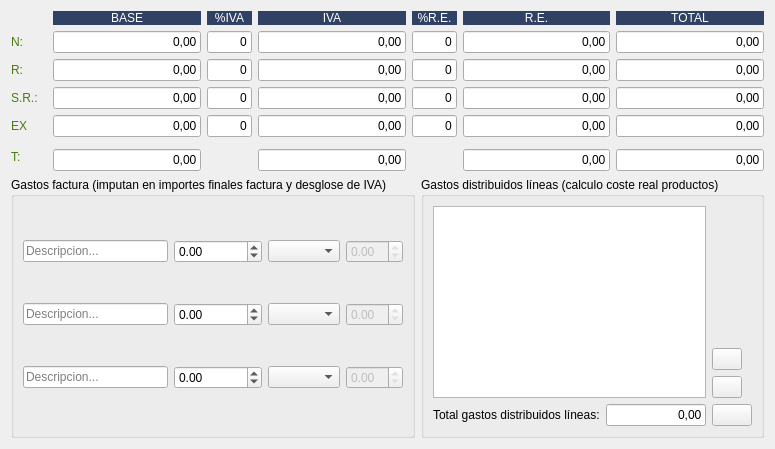
         <widget class="QWidget" name="tab_7">
          <attribute name="title">
           <string>Desglose</string>
          </attribute>
          <layout class="QGridLayout" name="gridLayout_10">
           <item row="1" column="0">
            <widget class="QGroupBox" name="groupBox">
             <property name="title">
              <string>Gastos factura (imputan en importes finales factura y desglose de IVA)</string>
             </property>
             <layout class="QGridLayout" name="gridLayout_4">
              <item row="2" column="0">
               <widget class="QLineEdit" name="txtGastoDist3">
                <property name="enabled">
                 <bool>true</bool>
                </property>
                <property name="placeholderText">
                 <string>Descripcion...</string>
                </property>
               </widget>
              </item>
              <item row="2" column="3">
               <widget class="QDoubleSpinBox" name="spiniva_gasto3">
                <property name="enabled">
                 <bool>false</bool>
                </property>
                <property name="readOnly">
                 <bool>true</bool>
                </property>
               </widget>
              </item>
              <item row="0" column="3">
               <widget class="QDoubleSpinBox" name="spiniva_gasto1">
                <property name="enabled">
                 <bool>false</bool>
                </property>
                <property name="readOnly">
                 <bool>true</bool>
                </property>
               </widget>
              </item>
              <item row="1" column="1">
               <widget class="QDoubleSpinBox" name="SpinGastoDist2">
                <property name="minimum">
                 <double>-999999999.000000000000000</double>
                </property>
                <property name="maximum">
                 <double>999999999.990000009536743</double>
                </property>
               </widget>
              </item>
              <item row="2" column="2">
               <widget class="QComboBox" name="cboporc_iva_gasto3"/>
              </item>
              <item row="0" column="2">
               <widget class="QComboBox" name="cboporc_iva_gasto1"/>
              </item>
              <item row="1" column="2">
               <widget class="QComboBox" name="cboporc_iva_gasto2"/>
              </item>
              <item row="0" column="0">
               <widget class="QLineEdit" name="txtGastoDist1">
                <property name="enabled">
                 <bool>true</bool>
                </property>
                <property name="placeholderText">
                 <string>Descripcion...</string>
                </property>
               </widget>
              </item>
              <item row="0" column="1">
               <widget class="QDoubleSpinBox" name="SpinGastoDist1">
                <property name="minimum">
                 <double>-999999999.000000000000000</double>
                </property>
                <property name="maximum">
                 <double>999999999.990000009536743</double>
                </property>
               </widget>
              </item>
              <item row="2" column="1">
               <widget class="QDoubleSpinBox" name="SpinGastoDist3">
                <property name="minimum">
                 <double>-999999999.000000000000000</double>
                </property>
                <property name="maximum">
                 <double>999999999.990000009536743</double>
                </property>
               </widget>
              </item>
              <item row="1" column="0">
               <widget class="QLineEdit" name="txtGastoDist2">
                <property name="enabled">
                 <bool>true</bool>
                </property>
                <property name="placeholderText">
                 <string>Descripcion...</string>
                </property>
               </widget>
              </item>
              <item row="1" column="3">
               <widget class="QDoubleSpinBox" name="spiniva_gasto2">
                <property name="enabled">
                 <bool>false</bool>
                </property>
                <property name="readOnly">
                 <bool>true</bool>
                </property>
               </widget>
              </item>
             </layout>
            </widget>
           </item>
           <item row="1" column="1">
            <widget class="QGroupBox" name="groupBox_7">
             <property name="title">
              <string>Gastos distribuidos líneas (calculo coste real productos)</string>
             </property>
             <layout class="QGridLayout" name="gridLayout_13">
              <item row="2" column="2">
               <widget class="QPushButton" name="btnBorrarCostes">
                <property name="maximumSize">
                 <size>
                  <width>30</width>
                  <height>16777215</height>
                 </size>
                </property>
                <property name="text">
                 <string/>
                </property>
                <property name="icon">
                 <iconset resource="../maya.qrc">
                  <normaloff>:/Icons/PNG/borrar.png</normaloff>:/Icons/PNG/borrar.png</iconset>
                </property>
               </widget>
              </item>
              <item row="1" column="2">
               <widget class="QPushButton" name="btnAnadir_costes">
                <property name="maximumSize">
                 <size>
                  <width>30</width>
                  <height>16777215</height>
                 </size>
                </property>
                <property name="text">
                 <string/>
                </property>
                <property name="icon">
                 <iconset resource="../maya.qrc">
                  <normaloff>:/Icons/PNG/add.png</normaloff>:/Icons/PNG/add.png</iconset>
                </property>
               </widget>
              </item>
              <item row="0" column="0" rowspan="3" colspan="2">
               <widget class="QTableView" name="tablagastos">
                <property name="alternatingRowColors">
                 <bool>true</bool>
                </property>
                <property name="selectionMode">
                 <enum>QAbstractItemView::SingleSelection</enum>
                </property>
                <property name="selectionBehavior">
                 <enum>QAbstractItemView::SelectRows</enum>
                </property>
                <attribute name="horizontalHeaderStretchLastSection">
                 <bool>true</bool>
                </attribute>
                <attribute name="verticalHeaderVisible">
                 <bool>false</bool>
                </attribute>
               </widget>
              </item>
              <item row="3" column="0">
               <widget class="QLabel" name="label_17">
                <property name="text">
                 <string>Total gastos distribuidos líneas:</string>
                </property>
               </widget>
              </item>
              <item row="3" column="1">
               <widget class="QLineEdit" name="txtTotal_gastos_linea">
                <property name="maximumSize">
                 <size>
                  <width>100</width>
                  <height>16777215</height>
                 </size>
                </property>
                <property name="text">
                 <string>0,00</string>
                </property>
                <property name="alignment">
                 <set>Qt::AlignRight|Qt::AlignTrailing|Qt::AlignVCenter</set>
                </property>
               </widget>
              </item>
              <item row="3" column="2">
               <widget class="QPushButton" name="btnRefrescar_">
                <property name="toolTip">
                 <string>Aplicar a líneas</string>
                </property>
                <property name="text">
                 <string/>
                </property>
                <property name="icon">
                 <iconset resource="../maya.qrc">
                  <normaloff>:/Icons/PNG/refrescar.png</normaloff>:/Icons/PNG/refrescar.png</iconset>
                </property>
               </widget>
              </item>
             </layout>
            </widget>
           </item>
           <item row="0" column="0" colspan="2">
            <layout class="QGridLayout" name="gridLayout_3">
             <item row="4" column="3">
              <widget class="QLineEdit" name="txtiva4">
               <property name="enabled">
                <bool>true</bool>
               </property>
               <property name="text">
                <string>0,00</string>
               </property>
               <property name="alignment">
                <set>Qt::AlignRight|Qt::AlignTrailing|Qt::AlignVCenter</set>
               </property>
               <property name="readOnly">
                <bool>true</bool>
               </property>
              </widget>
             </item>
             <item row="3" column="6">
              <widget class="QLineEdit" name="txttotal3">
               <property name="enabled">
                <bool>true</bool>
               </property>
               <property name="text">
                <string>0,00</string>
               </property>
               <property name="alignment">
                <set>Qt::AlignRight|Qt::AlignTrailing|Qt::AlignVCenter</set>
               </property>
               <property name="readOnly">
                <bool>true</bool>
               </property>
              </widget>
             </item>
             <item row="4" column="5">
              <widget class="QLineEdit" name="txtrec4">
               <property name="enabled">
                <bool>true</bool>
               </property>
               <property name="text">
                <string>0,00</string>
               </property>
               <property name="alignment">
                <set>Qt::AlignRight|Qt::AlignTrailing|Qt::AlignVCenter</set>
               </property>
               <property name="readOnly">
                <bool>true</bool>
               </property>
              </widget>
             </item>
             <item row="4" column="2">
              <widget class="QLineEdit" name="txtporc_iva4">
               <property name="enabled">
                <bool>true</bool>
               </property>
               <property name="maximumSize">
                <size>
                 <width>45</width>
                 <height>16777215</height>
                </size>
               </property>
               <property name="text">
                <string>0</string>
               </property>
               <property name="alignment">
                <set>Qt::AlignRight|Qt::AlignTrailing|Qt::AlignVCenter</set>
               </property>
               <property name="readOnly">
                <bool>true</bool>
               </property>
              </widget>
             </item>
             <item row="1" column="5">
              <widget class="QLineEdit" name="txtrec1">
               <property name="enabled">
                <bool>true</bool>
               </property>
               <property name="text">
                <string>0,00</string>
               </property>
               <property name="alignment">
                <set>Qt::AlignRight|Qt::AlignTrailing|Qt::AlignVCenter</set>
               </property>
               <property name="readOnly">
                <bool>true</bool>
               </property>
              </widget>
             </item>
             <item row="1" column="6">
              <widget class="QLineEdit" name="txttotal1">
               <property name="enabled">
                <bool>true</bool>
               </property>
               <property name="text">
                <string>0,00</string>
               </property>
               <property name="alignment">
                <set>Qt::AlignRight|Qt::AlignTrailing|Qt::AlignVCenter</set>
               </property>
               <property name="readOnly">
                <bool>true</bool>
               </property>
              </widget>
             </item>
             <item row="2" column="2">
              <widget class="QLineEdit" name="txtporc_iva2">
               <property name="enabled">
                <bool>true</bool>
               </property>
               <property name="maximumSize">
                <size>
                 <width>45</width>
                 <height>16777215</height>
                </size>
               </property>
               <property name="text">
                <string>0</string>
               </property>
               <property name="alignment">
                <set>Qt::AlignRight|Qt::AlignTrailing|Qt::AlignVCenter</set>
               </property>
               <property name="readOnly">
                <bool>true</bool>
               </property>
              </widget>
             </item>
             <item row="3" column="3">
              <widget class="QLineEdit" name="txtiva3">
               <property name="enabled">
                <bool>true</bool>
               </property>
               <property name="text">
                <string>0,00</string>
               </property>
               <property name="alignment">
                <set>Qt::AlignRight|Qt::AlignTrailing|Qt::AlignVCenter</set>
               </property>
               <property name="readOnly">
                <bool>true</bool>
               </property>
              </widget>
             </item>
             <item row="2" column="0">
              <widget class="QLabel" name="label_25">
               <property name="maximumSize">
                <size>
                 <width>17</width>
                 <height>16777215</height>
                </size>
               </property>
               <property name="styleSheet">
                <string notr="true">color: rgb(72, 124, 19);</string>
               </property>
               <property name="text">
                <string>R:</string>
               </property>
              </widget>
             </item>
             <item row="3" column="4">
              <widget class="QLineEdit" name="txtporc_rec3">
               <property name="enabled">
                <bool>true</bool>
               </property>
               <property name="maximumSize">
                <size>
                 <width>45</width>
                 <height>16777215</height>
                </size>
               </property>
               <property name="text">
                <string>0</string>
               </property>
               <property name="alignment">
                <set>Qt::AlignRight|Qt::AlignTrailing|Qt::AlignVCenter</set>
               </property>
               <property name="readOnly">
                <bool>true</bool>
               </property>
              </widget>
             </item>
             <item row="1" column="0">
              <widget class="QLabel" name="label_2">
               <property name="maximumSize">
                <size>
                 <width>17</width>
                 <height>16777215</height>
                </size>
               </property>
               <property name="styleSheet">
                <string notr="true">color: rgb(72, 124, 19);</string>
               </property>
               <property name="text">
                <string>N:</string>
               </property>
              </widget>
             </item>
             <item row="0" column="3">
              <widget class="QLabel" name="label_56">
               <property name="styleSheet">
                <string notr="true">background: #304163;
color: rgb(255,255,255);</string>
               </property>
               <property name="text">
                <string>IVA</string>
               </property>
               <property name="alignment">
                <set>Qt::AlignCenter</set>
               </property>
              </widget>
             </item>
             <item row="3" column="5">
              <widget class="QLineEdit" name="txtrec3">
               <property name="enabled">
                <bool>true</bool>
               </property>
               <property name="text">
                <string>0,00</string>
               </property>
               <property name="alignment">
                <set>Qt::AlignRight|Qt::AlignTrailing|Qt::AlignVCenter</set>
               </property>
               <property name="readOnly">
                <bool>true</bool>
               </property>
              </widget>
             </item>
             <item row="4" column="4">
              <widget class="QLineEdit" name="txtporc_rec4">
               <property name="enabled">
                <bool>true</bool>
               </property>
               <property name="maximumSize">
                <size>
                 <width>45</width>
                 <height>16777215</height>
                </size>
               </property>
               <property name="text">
                <string>0</string>
               </property>
               <property name="alignment">
                <set>Qt::AlignRight|Qt::AlignTrailing|Qt::AlignVCenter</set>
               </property>
               <property name="readOnly">
                <bool>true</bool>
               </property>
              </widget>
             </item>
             <item row="6" column="5">
              <widget class="QLineEdit" name="txttotal_recargo_2">
               <property name="enabled">
                <bool>true</bool>
               </property>
               <property name="text">
                <string>0,00</string>
               </property>
               <property name="alignment">
                <set>Qt::AlignRight|Qt::AlignTrailing|Qt::AlignVCenter</set>
               </property>
               <property name="readOnly">
                <bool>true</bool>
               </property>
              </widget>
             </item>
             <item row="1" column="2">
              <widget class="QLineEdit" name="txtporc_iva1">
               <property name="enabled">
                <bool>true</bool>
               </property>
               <property name="maximumSize">
                <size>
                 <width>45</width>
                 <height>16777215</height>
                </size>
               </property>
               <property name="text">
                <string>0</string>
               </property>
               <property name="alignment">
                <set>Qt::AlignRight|Qt::AlignTrailing|Qt::AlignVCenter</set>
               </property>
               <property name="readOnly">
                <bool>true</bool>
               </property>
              </widget>
             </item>
             <item row="0" column="6">
              <widget class="QLabel" name="label_59">
               <property name="styleSheet">
                <string notr="true">background: #304163;
color: rgb(255,255,255);</string>
               </property>
               <property name="text">
                <string>TOTAL</string>
               </property>
               <property name="alignment">
                <set>Qt::AlignCenter</set>
               </property>
              </widget>
             </item>
             <item row="0" column="5">
              <widget class="QLabel" name="label_58">
               <property name="styleSheet">
                <string notr="true">background: #304163;
color: rgb(255,255,255);</string>
               </property>
               <property name="text">
                <string>R.E.</string>
               </property>
               <property name="alignment">
                <set>Qt::AlignCenter</set>
               </property>
              </widget>
             </item>
             <item row="1" column="1">
              <widget class="QLineEdit" name="txtbase1">
               <property name="enabled">
                <bool>true</bool>
               </property>
               <property name="text">
                <string>0,00</string>
               </property>
               <property name="alignment">
                <set>Qt::AlignRight|Qt::AlignTrailing|Qt::AlignVCenter</set>
               </property>
               <property name="readOnly">
                <bool>true</bool>
               </property>
              </widget>
             </item>
             <item row="6" column="6">
              <widget class="QLineEdit" name="txttotal_2">
               <property name="enabled">
                <bool>true</bool>
               </property>
               <property name="text">
                <string>0,00</string>
               </property>
               <property name="alignment">
                <set>Qt::AlignRight|Qt::AlignTrailing|Qt::AlignVCenter</set>
               </property>
               <property name="readOnly">
                <bool>true</bool>
               </property>
              </widget>
             </item>
             <item row="1" column="3">
              <widget class="QLineEdit" name="txtiva1">
               <property name="enabled">
                <bool>true</bool>
               </property>
               <property name="text">
                <string>0,00</string>
               </property>
               <property name="alignment">
                <set>Qt::AlignRight|Qt::AlignTrailing|Qt::AlignVCenter</set>
               </property>
               <property name="readOnly">
                <bool>true</bool>
               </property>
              </widget>
             </item>
             <item row="4" column="0">
              <widget class="QLabel" name="label_27">
               <property name="maximumSize">
                <size>
                 <width>17</width>
                 <height>16777215</height>
                </size>
               </property>
               <property name="styleSheet">
                <string notr="true">color: rgb(72, 124, 19);</string>
               </property>
               <property name="text">
                <string>EX.:</string>
               </property>
              </widget>
             </item>
             <item row="6" column="3">
              <widget class="QLineEdit" name="txttotal_iva_2">
               <property name="enabled">
                <bool>true</bool>
               </property>
               <property name="text">
                <string>0,00</string>
               </property>
               <property name="alignment">
                <set>Qt::AlignRight|Qt::AlignTrailing|Qt::AlignVCenter</set>
               </property>
               <property name="readOnly">
                <bool>true</bool>
               </property>
              </widget>
             </item>
             <item row="2" column="5">
              <widget class="QLineEdit" name="txtrec2">
               <property name="enabled">
                <bool>true</bool>
               </property>
               <property name="text">
                <string>0,00</string>
               </property>
               <property name="alignment">
                <set>Qt::AlignRight|Qt::AlignTrailing|Qt::AlignVCenter</set>
               </property>
               <property name="readOnly">
                <bool>true</bool>
               </property>
              </widget>
             </item>
             <item row="6" column="1">
              <widget class="QLineEdit" name="txtbase_total_2">
               <property name="enabled">
                <bool>true</bool>
               </property>
               <property name="text">
                <string>0,00</string>
               </property>
               <property name="alignment">
                <set>Qt::AlignRight|Qt::AlignTrailing|Qt::AlignVCenter</set>
               </property>
               <property name="readOnly">
                <bool>true</bool>
               </property>
              </widget>
             </item>
             <item row="2" column="6">
              <widget class="QLineEdit" name="txttotal2">
               <property name="enabled">
                <bool>true</bool>
               </property>
               <property name="text">
                <string>0,00</string>
               </property>
               <property name="alignment">
                <set>Qt::AlignRight|Qt::AlignTrailing|Qt::AlignVCenter</set>
               </property>
               <property name="readOnly">
                <bool>true</bool>
               </property>
              </widget>
             </item>
             <item row="5" column="0" rowspan="2">
              <widget class="QLabel" name="label_29">
               <property name="maximumSize">
                <size>
                 <width>17</width>
                 <height>16777215</height>
                </size>
               </property>
               <property name="styleSheet">
                <string notr="true">color: rgb(72, 124, 19);</string>
               </property>
               <property name="text">
                <string>T:</string>
               </property>
              </widget>
             </item>
             <item row="3" column="1">
              <widget class="QLineEdit" name="txtbase3">
               <property name="enabled">
                <bool>true</bool>
               </property>
               <property name="text">
                <string>0,00</string>
               </property>
               <property name="alignment">
                <set>Qt::AlignRight|Qt::AlignTrailing|Qt::AlignVCenter</set>
               </property>
               <property name="readOnly">
                <bool>true</bool>
               </property>
              </widget>
             </item>
             <item row="0" column="2">
              <widget class="QLabel" name="label_55">
               <property name="styleSheet">
                <string notr="true">background: #304163;
color: rgb(255,255,255);</string>
               </property>
               <property name="text">
                <string>%IVA</string>
               </property>
               <property name="alignment">
                <set>Qt::AlignCenter</set>
               </property>
              </widget>
             </item>
             <item row="0" column="1">
              <widget class="QLabel" name="label_28">
               <property name="styleSheet">
                <string notr="true">background: #304163;
color: rgb(255,255,255);</string>
               </property>
               <property name="text">
                <string>BASE</string>
               </property>
               <property name="alignment">
                <set>Qt::AlignCenter</set>
               </property>
              </widget>
             </item>
             <item row="2" column="1">
              <widget class="QLineEdit" name="txtbase2">
               <property name="enabled">
                <bool>true</bool>
               </property>
               <property name="text">
                <string>0,00</string>
               </property>
               <property name="alignment">
                <set>Qt::AlignRight|Qt::AlignTrailing|Qt::AlignVCenter</set>
               </property>
               <property name="readOnly">
                <bool>true</bool>
               </property>
              </widget>
             </item>
             <item row="2" column="4">
              <widget class="QLineEdit" name="txtporc_rec2">
               <property name="enabled">
                <bool>true</bool>
               </property>
               <property name="maximumSize">
                <size>
                 <width>45</width>
                 <height>16777215</height>
                </size>
               </property>
               <property name="text">
                <string>0</string>
               </property>
               <property name="alignment">
                <set>Qt::AlignRight|Qt::AlignTrailing|Qt::AlignVCenter</set>
               </property>
               <property name="readOnly">
                <bool>true</bool>
               </property>
              </widget>
             </item>
             <item row="4" column="6">
              <widget class="QLineEdit" name="txttotal4">
               <property name="enabled">
                <bool>true</bool>
               </property>
               <property name="text">
                <string>0,00</string>
               </property>
               <property name="alignment">
                <set>Qt::AlignRight|Qt::AlignTrailing|Qt::AlignVCenter</set>
               </property>
               <property name="readOnly">
                <bool>true</bool>
               </property>
              </widget>
             </item>
             <item row="4" column="1">
              <widget class="QLineEdit" name="txtbase4">
               <property name="enabled">
                <bool>true</bool>
               </property>
               <property name="text">
                <string>0,00</string>
               </property>
               <property name="alignment">
                <set>Qt::AlignRight|Qt::AlignTrailing|Qt::AlignVCenter</set>
               </property>
               <property name="readOnly">
                <bool>true</bool>
               </property>
              </widget>
             </item>
             <item row="2" column="3">
              <widget class="QLineEdit" name="txtiva2">
               <property name="enabled">
                <bool>true</bool>
               </property>
               <property name="text">
                <string>0,00</string>
               </property>
               <property name="alignment">
                <set>Qt::AlignRight|Qt::AlignTrailing|Qt::AlignVCenter</set>
               </property>
               <property name="readOnly">
                <bool>true</bool>
               </property>
              </widget>
             </item>
             <item row="0" column="4">
              <widget class="QLabel" name="label_57">
               <property name="styleSheet">
                <string notr="true">background: #304163;
color: rgb(255,255,255);</string>
               </property>
               <property name="text">
                <string>%R.E.</string>
               </property>
               <property name="alignment">
                <set>Qt::AlignCenter</set>
               </property>
              </widget>
             </item>
             <item row="3" column="0">
              <widget class="QLabel" name="label_26">
               <property name="minimumSize">
                <size>
                 <width>36</width>
                 <height>0</height>
                </size>
               </property>
               <property name="maximumSize">
                <size>
                 <width>17</width>
                 <height>16777215</height>
                </size>
               </property>
               <property name="styleSheet">
                <string notr="true">color: rgb(72, 124, 19);</string>
               </property>
               <property name="text">
                <string>S.R.:</string>
               </property>
              </widget>
             </item>
             <item row="1" column="4">
              <widget class="QLineEdit" name="txtporc_rec1">
               <property name="enabled">
                <bool>true</bool>
               </property>
               <property name="maximumSize">
                <size>
                 <width>45</width>
                 <height>16777215</height>
                </size>
               </property>
               <property name="text">
                <string>0</string>
               </property>
               <property name="alignment">
                <set>Qt::AlignRight|Qt::AlignTrailing|Qt::AlignVCenter</set>
               </property>
               <property name="readOnly">
                <bool>true</bool>
               </property>
              </widget>
             </item>
             <item row="3" column="2">
              <widget class="QLineEdit" name="txtporc_iva3">
               <property name="enabled">
                <bool>true</bool>
               </property>
               <property name="maximumSize">
                <size>
                 <width>45</width>
                 <height>16777215</height>
                </size>
               </property>
               <property name="text">
                <string>0</string>
               </property>
               <property name="alignment">
                <set>Qt::AlignRight|Qt::AlignTrailing|Qt::AlignVCenter</set>
               </property>
               <property name="readOnly">
                <bool>true</bool>
               </property>
              </widget>
             </item>
            </layout>
           </item>
          </layout>
         </widget>
